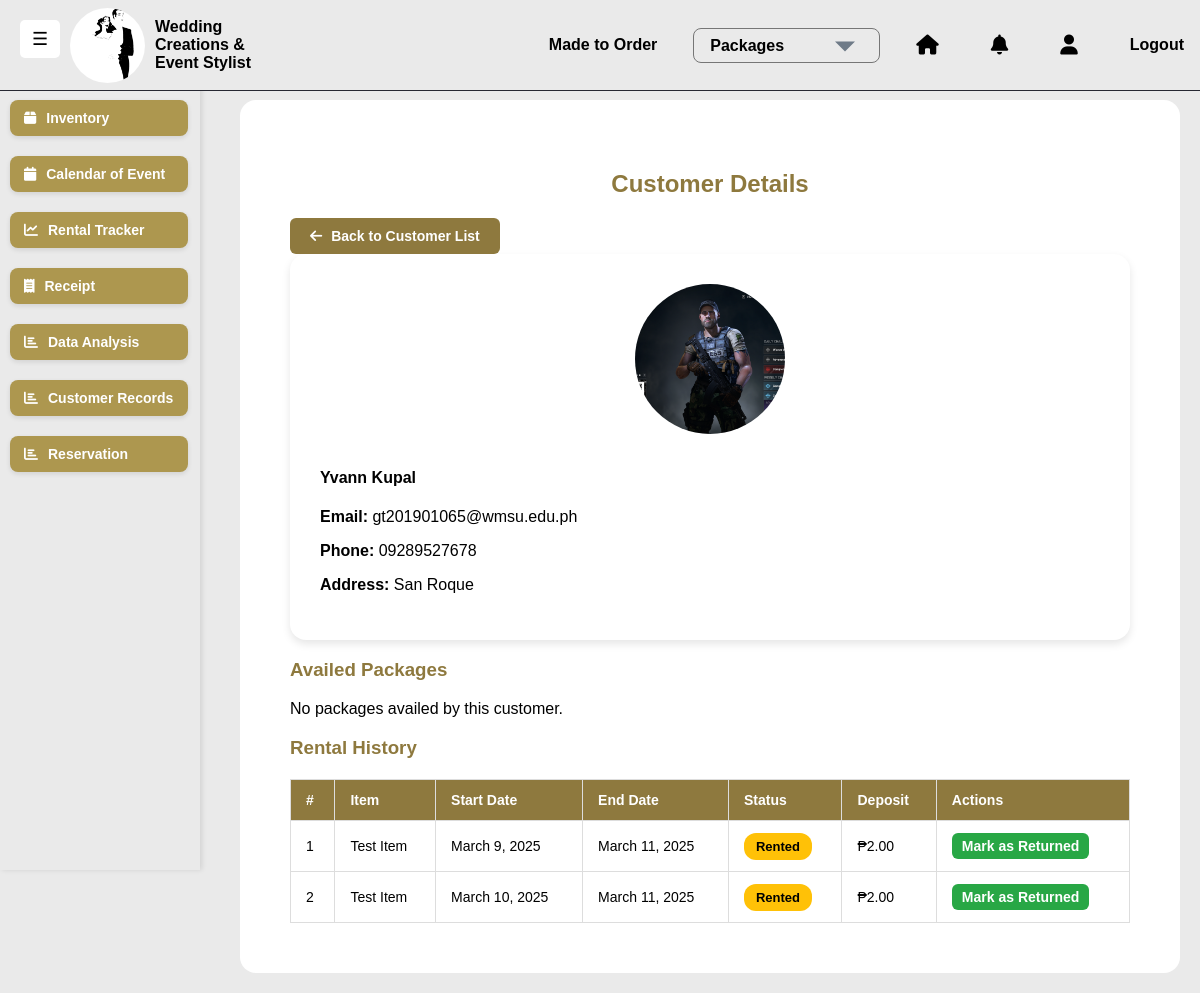
The app's page /customers/3/ (signed in), older data.
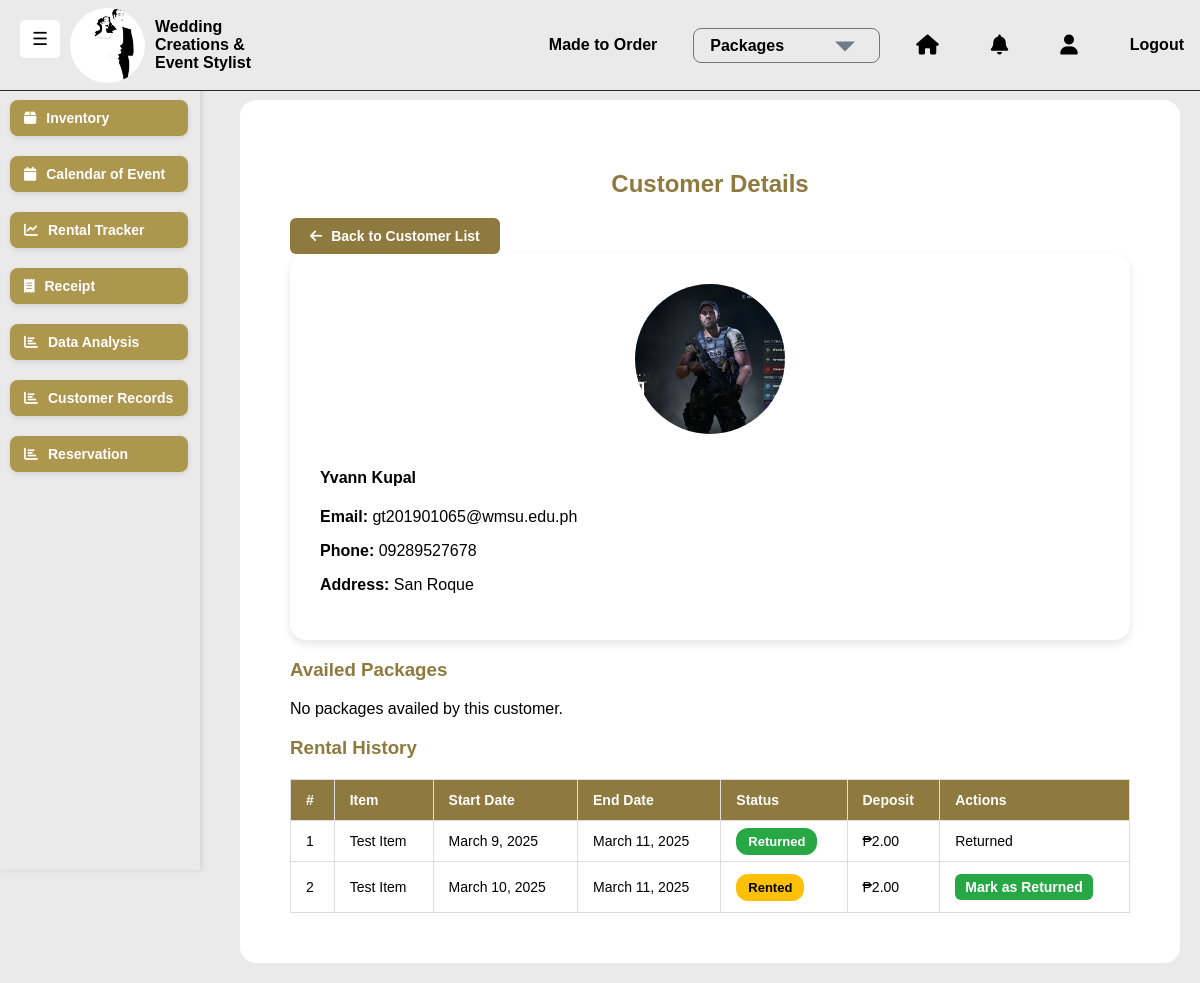
The same page, newer data.
### saritasapp/models.py (models this page shows, shortened)
class Rental(models.Model):
    customer = models.ForeignKey(Customer, on_delete=models.CASCADE)
    user = models.ForeignKey(User, on_delete=models.SET_NULL, null=True, blank=True)
    inventory = models.ForeignKey(Inventory, on_delete=models.CASCADE)
    rental_start = models.DateField()
    rental_end = models.DateField()
    deposit = models.DecimalField(max_digits=10, decimal_places=2, default=10000.00)
    status = models.CharField(max_length=10, choices=[("Rented", "Rented"), ("Returned", "Returned")], default="Rented")

class Inventory(models.Model):
    name = models.CharField(max_length=255)
    category = models.ForeignKey(Category, on_delete=models.CASCADE)
    color = models.CharField(max_length=50, blank=True)
    quantity = models.IntegerField(default=0)
    rental_price = models.DecimalField(max_digits=10, decimal_places=2)
    purchase_price = models.DecimalField(max_digits=10, decimal_places=2, null=True, blank=True)
    available = models.BooleanField(default=True)
    image = models.ImageField(upload_to="static/images/", null=True, blank=True)

### saritasapp/views.py (the view)
# urls.py: path('customers/<int:customer_id>/', views.view_customer, name='view_customer'),
@login_required
def view_customer(request, customer_id):
    customer = get_object_or_404(Customer, id=customer_id)
    rentals = Rental.objects.filter(customer=customer)
    return render(request, 'saritasapp/view_customer.html', {
        'customer': customer,
        'rentals': rentals,
    })

### saritasapp/templates/saritasapp/view_customer.html (shortened to what the changed rows need)
{% extends "saritasapp/base.html" %}
{% load static %}
{% block content %}
<div class="container">
    <h2 class="text-center" style="color: #8E793E; font-family: Arial, sans-serif;">Customer Details</h2>
    {% if rentals %}
        <table class="table">
            <thead>
                <tr>
                    <th>#</th>
                    <th>Item</th>
                    <th>Start Date</th>
                    <th>End Date</th>
                    <th>Status</th>
                    <th>Deposit</th>
                    <th>Actions</th>
                </tr>
            </thead>
            <tbody>
                {% for rental in rentals %}
                <tr>
                    <td>{{ forloop.counter }}</td>
                    <td>{{ rental.inventory.name }}</td>
                    <td>{{ rental.rental_start }}</td>
                    <td>{{ rental.rental_end }}</td>
                    <td>
                        <span class="badge {% if rental.status == 'Rented' %}bg-warning{% else %}bg-success{% endif %}">
                            {{ rental.status }}
                        </span>
                    </td>
                    <td>₱{{ rental.deposit }}</td>
                    <td>
                        {% if rental.status == 'Rented' %}
                            <a href="{% url 'saritasapp:return_rental' rental.id %}" class="btn btn-success btn-sm">Mark as Returned</a>
                        {% else %}
                            <span class="text-muted">Returned</span>
                        {% endif %}
                    </td>
                </tr>
                {% endfor %}
            </tbody>
        </table>
    {% else %}
        <p>No rentals found for this customer.</p>
    {% endif %}
</div>
{% endblock %}

Row changes from the older to the newer data that the page shows:
changed Rental: status "Rented" → "Returned"; status "Mark as Returned" → "Returned"
